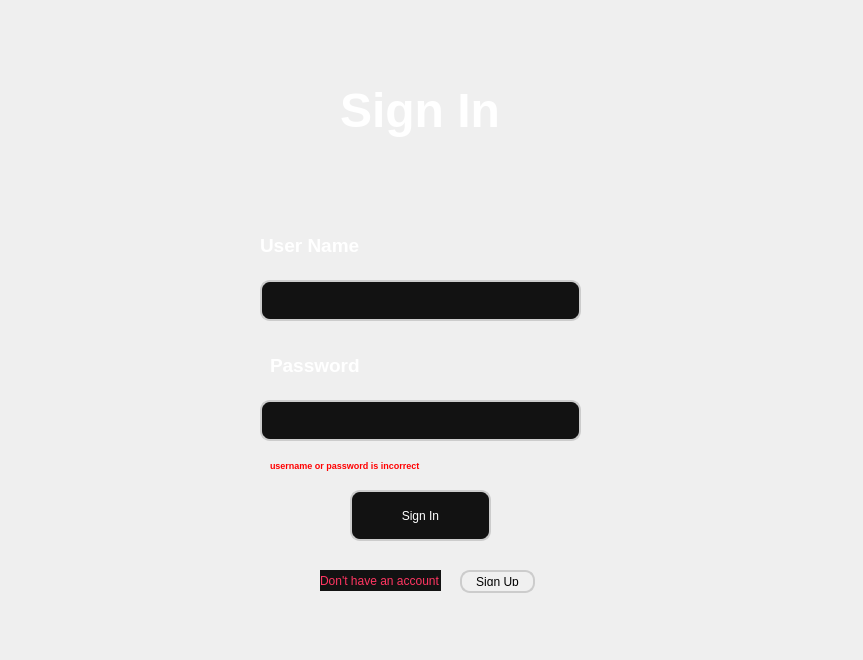
    <widget class="QWidget" name="singin_page">
     <property name="baseSize">
      <size>
       <width>0</width>
       <height>0</height>
      </size>
     </property>
     <widget class="QWidget" name="widget_9" native="true">
      <property name="geometry">
       <rect>
        <x>0</x>
        <y>-10</y>
        <width>854</width>
        <height>651</height>
       </rect>
      </property>
      <property name="sizePolicy">
       <sizepolicy hsizetype="Maximum" vsizetype="Maximum">
        <horstretch>0</horstretch>
        <verstretch>0</verstretch>
       </sizepolicy>
      </property>
      <widget class="QLineEdit" name="username_textinput">
       <property name="geometry">
        <rect>
         <x>260</x>
         <y>290</y>
         <width>321</width>
         <height>41</height>
        </rect>
       </property>
       <property name="styleSheet">
        <string notr="true">QLineEdit {
	color: rgb(255, 255, 255);
    border: 2px solid #cccccc; 
    border-radius: 10px;       
    padding: 5px;            
    background-color: #121212;  

}
</string>
       </property>
       <property name="text">
        <string/>
       </property>
      </widget>
      <widget class="QPushButton" name="signup_button">
       <property name="geometry">
        <rect>
         <x>460</x>
         <y>580</y>
         <width>75</width>
         <height>23</height>
        </rect>
       </property>
       <property name="cursor">
        <cursorShape>PointingHandCursor</cursorShape>
       </property>
       <property name="styleSheet">
        <string notr="true">QPushButton {
    border: 2px solid #cccccc;
    border-radius: 10px;
    padding: 5px;
    background-color: #f0f0f0;
}
QPushButton:hover {
    background-color: ;
}</string>
       </property>
       <property name="text">
        <string>Sign Up</string>
       </property>
      </widget>
      <widget class="QPushButton" name="login_button">
       <property name="geometry">
        <rect>
         <x>350</x>
         <y>500</y>
         <width>141</width>
         <height>51</height>
        </rect>
       </property>
       <property name="cursor">
        <cursorShape>PointingHandCursor</cursorShape>
       </property>
       <property name="autoFillBackground">
        <bool>false</bool>
       </property>
       <property name="styleSheet">
        <string notr="true">QPushButton {
	color: rgb(255, 255, 255);
	font: 75 16pt &quot;MS Shell Dlg 2&quot;;
    border: 2px solid #cccccc;
    border-radius: 10px;
    padding: 5px;
    background-color: #121212  ;
}
QPushButton:hover {
    background-color:   ;
}</string>
       </property>
       <property name="text">
        <string>Sign In</string>
       </property>
      </widget>
      <widget class="QLabel" name="label_33">
       <property name="geometry">
        <rect>
         <x>340</x>
         <y>30</y>
         <width>181</width>
         <height>181</height>
        </rect>
       </property>
       <property name="font">
        <font>
         <pointsize>36</pointsize>
         <weight>75</weight>
         <bold>true</bold>
        </font>
       </property>
       <property name="styleSheet">
        <string notr="true">color: rgb(255, 255, 255);</string>
       </property>
       <property name="text">
        <string>Sign In</string>
       </property>
      </widget>
      <widget class="QLabel" name="label_34">
       <property name="geometry">
        <rect>
         <x>260</x>
         <y>240</y>
         <width>111</width>
         <height>31</height>
        </rect>
       </property>
       <property name="font">
        <font>
         <pointsize>14</pointsize>
         <weight>75</weight>
         <bold>true</bold>
        </font>
       </property>
       <property name="styleSheet">
        <string notr="true">color: rgb(255, 255, 255);</string>
       </property>
       <property name="text">
        <string>User Name</string>
       </property>
      </widget>
      <widget class="QLineEdit" name="password_textinput">
       <property name="geometry">
        <rect>
         <x>260</x>
         <y>410</y>
         <width>321</width>
         <height>41</height>
        </rect>
       </property>
       <property name="styleSheet">
        <string notr="true">QLineEdit {
	color: rgb(255, 255, 255);
    border: 2px solid #cccccc; 
    border-radius: 10px;       
    padding: 5px;            
    background-color: #121212;  

}
</string>
       </property>
       <property name="text">
        <string/>
       </property>
       <property name="echoMode">
        <enum>QLineEdit::Password</enum>
       </property>
      </widget>
      <widget class="QLabel" name="label_35">
       <property name="geometry">
        <rect>
         <x>270</x>
         <y>360</y>
         <width>111</width>
         <height>31</height>
        </rect>
       </property>
       <property name="font">
        <font>
         <pointsize>14</pointsize>
         <weight>75</weight>
         <bold>true</bold>
        </font>
       </property>
       <property name="styleSheet">
        <string notr="true">color: rgb(255, 255, 255);</string>
       </property>
       <property name="text">
        <string>Password</string>
       </property>
      </widget>
      <widget class="QLabel" name="label_36">
       <property name="geometry">
        <rect>
         <x>320</x>
         <y>580</y>
         <width>121</width>
         <height>21</height>
        </rect>
       </property>
       <property name="styleSheet">
        <string notr="true">background-color: rgb(18, 18, 18);
color: rgb(255, 53, 97);</string>
       </property>
       <property name="text">
        <string>Don't have an account</string>
       </property>
      </widget>
      <widget class="QLabel" name="invalid_signin_label">
       <property name="geometry">
        <rect>
         <x>270</x>
         <y>460</y>
         <width>181</width>
         <height>31</height>
        </rect>
       </property>
       <property name="font">
        <font>
         <pointsize>7</pointsize>
         <weight>75</weight>
         <bold>true</bold>
        </font>
       </property>
       <property name="styleSheet">
        <string notr="true">color: red;</string>
       </property>
       <property name="text">
        <string>username or password is incorrect</string>
       </property>
      </widget>
     </widget>
    </widget>
